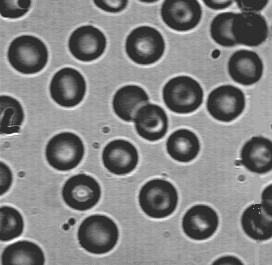
#> input picture data/blood.jpg, 272 x 265 px
$ python filtre_passhaut.py
#> lines starting #> are read from the running program, lines starting #| are printed output that depends on the picture
### src/utils/path_utils.py
#!/usr/bin/env python3
# -*- coding: utf-8 -*-
"""
Path_utils

Module for image processing operations.

Author: Oussama GUELFAA
Date: 01-04-2025
"""

"""
Utility functions for handling file paths.
"""

import os

def get_project_root():
    """
    Get the absolute path to the project root directory.

    Returns:
        str: The absolute path to the project root directory.
    """
    # The project root is two directories up from this file
    current_dir = os.path.dirname(os.path.abspath(__file__))
    project_root = os.path.dirname(os.path.dirname(current_dir))
    return project_root

def get_data_path(filename):
    """
    Get the absolute path to a file in the data directory.

    Args:
        filename (str): The name of the file in the data directory.

    Returns:
        str: The absolute path to the file.
    """
    return os.path.join(get_project_root(), 'data', filename)

# [12 lines left out: function ensure_output_dir, not called in this run]

### src/image_processing/filtering/filtre_passhaut.py
#!/usr/bin/env python3
# -*- coding: utf-8 -*-
"""
Filtering

Image filtering operations including low-pass, high-pass, derivative, and Wiener filters.

Author: Oussama GUELFAA
Date: 01-04-2025
"""

"""
Filtres passe-haut pour le traitement d'images

Ce script démontre l'application de différents filtres passe-haut sur des images de cellules.
Les filtres passe-haut permettent de mettre en évidence les contours et les détails fins
en supprimant les basses fréquences. Deux approches sont comparées : la soustraction
d'un filtre passe-bas et l'application directe d'un filtre laplacien.

Author: Oussama GUELFAA
Date: 01-04-2025
"""

import matplotlib.pyplot as plt
from skimage import io
from skimage.filters import gaussian, laplace
from skimage.util import img_as_float
import os
import sys

# Add the project root to the Python path
sys.path.append(os.path.dirname(os.path.dirname(os.path.dirname(os.path.abspath(__file__)))))

# Import the path utility functions
from src.utils.path_utils import get_data_path

# Charger les deux images
img1 = img_as_float(io.imread(get_data_path('blood.jpg'),as_gray=True))
#> img1: shape (265, 272) float64; min 0.106, max 1, mean 0.509
img2 = img_as_float(io.imread(get_data_path('osteoblaste.jpg'),as_gray=True))
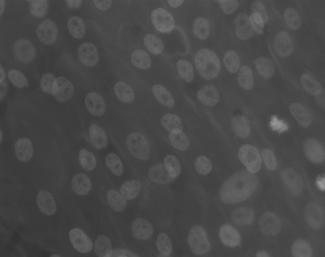
#> input picture data/osteoblaste.jpg, 325 x 257 px
#> img2 is the input picture: shape (257, 325) float64; min 0.192, max 0.6, mean 0.288

# On applique d'abord un filtre passe-bas (ici gaussian)
low_pass_img1 = gaussian(img1, sigma=1)
low_pass_img2 = gaussian(img2, sigma=1)

# Calculer le filtre passe-haut en soustrayant le low-pass à l'image originale
high_pass_img1 = img1 - low_pass_img1
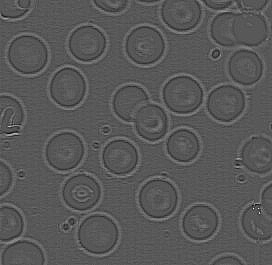
#> high_pass_img1: shape (265, 272) float64; min -0.207, max 0.387, mean -2.88e-06; drawn with min black and max white
high_pass_img2 = img2 - low_pass_img2
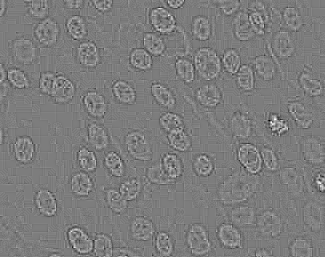
#> high_pass_img2: shape (257, 325) float64; min -0.0353, max 0.0367, mean -1.45e-06; drawn with min black and max white

# --------- Filtrage Passe-haut Laplacien ---------

# Utilisation directe du filtre laplacien de skimage
laplacian_img1 = laplace(img1)
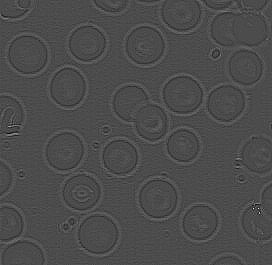
#> laplacian_img1: shape (265, 272) float64; min -0.733, max 1.71, mean -2.18e-18; drawn with min black and max white
laplacian_img2 = laplace(img2)

fig, axes = plt.subplots(2, 3, figsize=(12, 8))

# Image originale 1
axes[0, 0].imshow(img1, cmap='gray')
axes[0, 0].set_title('Originale - blood cells')
axes[0, 0].axis('off')

# High-pass manuel Image 1
axes[0, 1].imshow(high_pass_img1, cmap='gray')
axes[0, 1].set_title('High-pass (f - LP(f))')
axes[0, 1].axis('off')

# Laplacian Image 1
axes[0, 2].imshow(laplacian_img1, cmap='gray')
axes[0, 2].set_title('Laplacian High-pass')
axes[0, 2].axis('off')

# Image originale 2
axes[1, 0].imshow(img2, cmap='gray')
axes[1, 0].set_title('Originale - osteoblast cells')
axes[1, 0].axis('off')

# High-pass manuel Image 2
axes[1, 1].imshow(high_pass_img2, cmap='gray')
axes[1, 1].set_title('High-pass (f - LP(f))')
axes[1, 1].axis('off')

# Laplacian Image 2
axes[1, 2].imshow(laplacian_img2, cmap='gray')
axes[1, 2].set_title('Laplacian High-pass')
axes[1, 2].axis('off')

plt.tight_layout()
plt.show()
